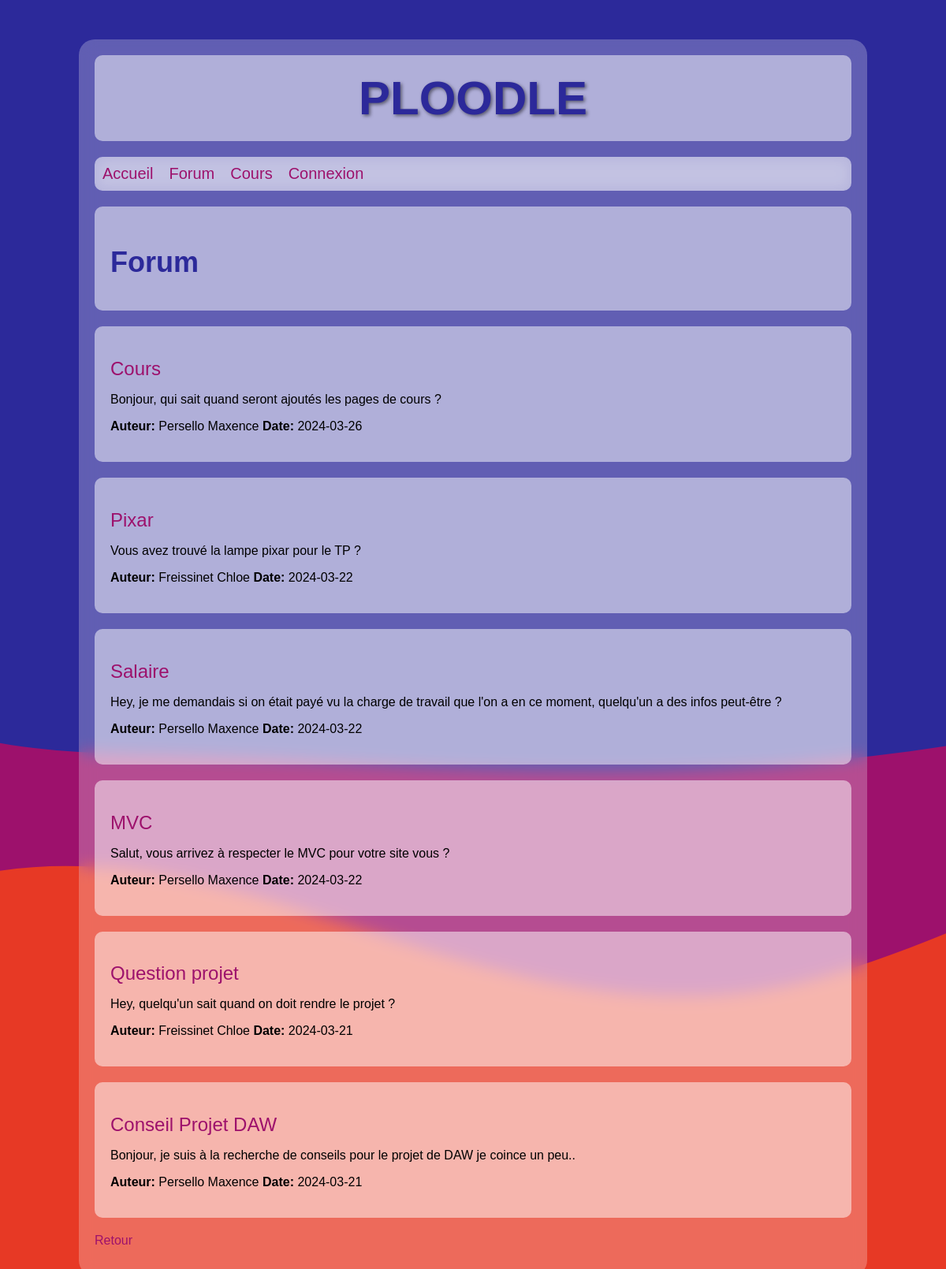
/?route=forum, run on the app's committed database.
### tables this page shows
CREATE TABLE `article` (
  `arID` int(11) NOT NULL,
  `arTitre` text NOT NULL,
  `arContenu` text NOT NULL,
  `arAuteur` int(11) NOT NULL,
  `arDate` date NOT NULL
);

CREATE TABLE `user` (
  `usID` int(11) NOT NULL,
  `usNom` text NOT NULL,
  `usPrenom` text NOT NULL,
  `usLogin` text NOT NULL,
  `usPass` text NOT NULL,
  `usAdmin` tinyint(1) NOT NULL,
  `usNiveau` int(11) NOT NULL,
  `usFormation` int(11) NOT NULL
);

### models/forumModel.php (called while the page is built, shortened)
<?php
function getAllArticles(): array {
    $db = bdConnect();
    $query = "SELECT arID, arTitre, arContenu, usNom, usPrenom, arDate FROM article, user WHERE arAuteur = usID ORDER BY (arID) DESC";
    $stmt = $db->query($query);
    $articles = $stmt->fetchAll(PDO::FETCH_ASSOC);
    return $articles;
}

### views/forum_index.php (the view, shortened to what this page needs)
<?php
echo '<section><h1>Forum</h1></section>';
if (!empty($articles)) {
    foreach ($articles as $article) {
        echo '<section>';
        echo '<h2><a href="?route=forum&arID=' . $article['arID'] . '">' . $article['arTitre'] . '</a></h2>';
        echo '<p>' . $article['arContenu'] . '</p>';
        echo '<p><strong>Auteur:</strong> ' . $article['usNom'] . ' ' . $article['usPrenom'];
        echo ' <strong>Date:</strong> ' . $article['arDate'] . '</p>';
        echo '</section>';
    }
} else {
    echo '<p>Aucun article disponible pour le moment.</p>';
}

### index.php (shortened to what this page needs)
<?php
require_once 'php/bibli_generale.php';
require_once 'controllers/forumController.php';
$route = isset($_GET['route']) ? $_GET['route'] : '';
switch ($route) {
    case 'forum':
        forumController();
        break;
}

### php/bibli_generale.php (shortened to what this page needs)
<?php
function head(string $title, string $prefixe = '.', string $css = 'style2.css'):void {
    echo '<!DOCTYPE html>',
    '<html lang="fr">',
        '<head>',
            '<meta charset="UTF-8">',
            '<meta name="viewport" content="width=device-width, initial-scale=1.0">',
            '<link rel="stylesheet" href="'.$prefixe.'/styles/'.$css.'">',
            '<title>'.$title.'</title>',
        '</head>',
        '<body>',
            '<div id="display">';
}
function heading() {
    echo '<header class="box">',
        '<h1 id="ploodle">PLOODLE</h1>',
        '</header>';
}
function nav(string $prefixe = '.'):void {
    echo '<nav>',
    '<ul id="navigation">',
        '<li><a href='.$prefixe.'/>Accueil</a></li>',
        '<li><a href='.$prefixe.'/?route=forum>Forum</a></li>',
        '<li><a href="'.$prefixe.'/?route=cours">Cours</a></li>',
        '<li id="user">';
    if (isset($_SESSION['usLogin'])) {
        if (isset($_SESSION['usAdmin']) && $_SESSION['usAdmin']) {
            echo '<span class="clickable">'.$_SESSION['usPrenom'],' ',$_SESSION['usNom'].' &#9662</span>',
            '<div id="sidebar">',
                '<ul>',
                    '<li><a href="'.$prefixe.'/?route=profil">Profil</a></li>',
                    '<li><a href="'.$prefixe.'/?route=gestion_user">Utilisateurs</a></li>',
                    '<li><a href="'.$prefixe.'/?route=auth">Déconnexion</a></li>',
                '</ul>',
            '</div>',
        '</li>';
        } else {
            echo '<span class="clickable">'.$_SESSION['usPrenom'],' ',$_SESSION['usNom'].' &#9662</span>',
                '<div id="sidebar">',
                    '<ul>',
                        '<li><a href="'.$prefixe.'/?route=profil">Profil</a></li>',
                        '<li><a href="'.$prefixe.'/?route=questionnaires">Questionnaires</a></li>',
                        '<li><a href="'.$prefixe.'/?route=auth">Déconnexion</a></li>',
                        '</ul>',
                '</div>',
            '</li>';
        }
    } else {
        echo '<a href="'.$prefixe.'/?route=auth">Connexion</a></li>';
    }
    echo '</ul>',
    '</nav>',
    '<main>';
}
function footer(int $showRetour = 1, string $prefixe = '.'):void {
    if($showRetour) {
        echo '<footer>',
            '<p><a href="javascript:history.go(-1)">Retour</a>',
        '</footer>';
    }
    echo '</main></div></body></html>';
}

### controllers/forumController.php (shortened to what this page needs)
<?php
require_once 'models/forumModel.php';
function forumController(): void {
    head('Forum');
    heading();
    nav();
    if (isset($_GET['arID'])) {
        if (isset($_GET['saveComment'])) {
            $auteur = $_SESSION['usPrenom'].' '.$_SESSION['usNom'];
            addComment($_POST['coArticleID'],$_POST['coContenu'],$auteur);
        }
        $article = getArticle($_GET['arID']);
        $comments = getComments($_GET['arID']);
        include_once 'views/forum_article.php';
    } else {
        $articles = getAllArticles();
        include_once 'views/forum_index.php';
    }
    footer();
}

### styles/style2.css (style rules this page uses)
:root { --primary: rgb(44, 41, 154); --secondary: rgba(157, 17, 108, 1); --tertiary: rgba(231, 57, 37, 1); }
#display { background: rgba(255, 255, 255, 0.25); border-radius: 20px; padding: 20px; margin: 50px auto; width: 80%; min-width: 500px; max-width: 1200px; backdrop-filter: blur(10px); }
header { text-align: center; font-size: larger; font-size: 40px; color: var(--primary); }
#ploodle { margin: 0; text-shadow: 2px 2px 4px rgba(0, 0, 0, 0.5); font-size: 150%; }
body { margin: 0; font-family: Arial, sans-serif; background: url('../img/wave.svg') no-repeat center center fixed; background-size: cover; }
section, .box { margin-bottom: 20px; padding: 20px; background: rgba(255, 255, 255, 0.5); border-radius: 10px; }
a, .clickable { color: var(--secondary); font-weight: 500; text-decoration: none; cursor: pointer; }
h1, h2, h3, h4 { font-weight: bold; color: var(--primary); }
h1 { font-size: 36px; margin-bottom: 20px; }
h2 { font-size: 24px; margin-bottom: 15px; }
#navigation { display: flex; justify-content: stretch; align-items: center; padding: 0; list-style-type: none; background-color: rgba(255, 255, 255, 0.5); backdrop-filter: blur(10px); border-radius: 10px; margin-bottom: 20px; }
#navigation li { padding: 10px; font-size: 20px; font-weight: 600; }
#user { position: relative; display: inline-block; }

### data on the page
article: arTitre "Cours", arContenu "Bonjour, qui sait quand seront ajoutés les pages de cours ?", arAuteur.usNom "Persello", arAuteur.usPrenom "Maxence", arDate "2024-03-26"
article: arTitre "Pixar", arContenu "Vous avez trouvé la lampe pixar pour le TP ?", arAuteur.usNom "Freissinet", arAuteur.usPrenom "Chloe", arDate "2024-03-22"
article: arTitre "Salaire", arContenu "Hey, je me demandais si on était payé vu la charge de travail que l'on a en ce moment, quelqu'un a des infos peut-être ?", arAuteur.usNom "Persello", arAuteur.usPrenom "Maxence", arDate "2024-03-22"
article: arTitre "MVC", arContenu "Salut, vous arrivez à respecter le MVC pour votre site vous ?", arAuteur.usNom "Persello", arAuteur.usPrenom "Maxence", arDate "2024-03-22"
article: arTitre "Question projet", arContenu "Hey, quelqu'un sait quand on doit rendre le projet ?", arAuteur.usNom "Freissinet", arAuteur.usPrenom "Chloe", arDate "2024-03-21"
article: arTitre "Conseil Projet DAW", arContenu "Bonjour, je suis à la recherche de conseils pour le projet de DAW je coince un peu..", arAuteur.usNom "Persello", arAuteur.usPrenom "Maxence", arDate "2024-03-21"
